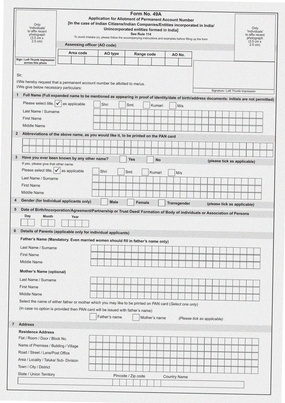
#> input picture pan1_scanned.jpg, 285 x 403 px, shrunk from 1000 x 1414 before the run
$ jupyter execute 'life changer.ipynb'   (Python 2 division)
#> lines starting #> are read from the running program, lines starting #| are printed output that depends on the picture
[cell 1]
#i am going to take a scanned document and then extract relevant data from it. let me see what i can do.
# lets see what is my image.
from skimage.io import imread
import matplotlib.pyplot as plt
from skimage.color import rgb2gray

sample6 = "../pan1_scanned.jpg"
img = rgb2gray(imread(sample6))
#> img: shape (403, 285) float64; min 0.196, max 1, mean 0.876
plt.imshow(img, cmap="gray")
plt.show()

[cell 2]
#first thing is get the doc and fix the skew.
from skimage.filters import sobel
from skimage.util import invert
import numpy as np
from skimage.transform import rotate

sobel_image = invert(sobel(img))
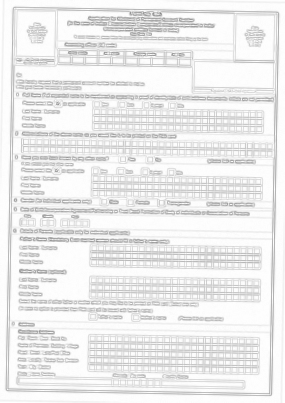
#> sobel_image: shape (403, 285) float64; min 0.526, max 1, mean 0.927

#find the horizontal projection of all the rows in the image
#rotate the image between angles -10 to 10 degrees and find the angle which gives the least median of horizontal projection
def horizontal_projections(sobel_image):
    sum_of_cols = []
    rows,cols = sobel_image.shape
    for row in range(rows-1):
        sum_of_cols.append(np.sum(sobel_image[row,:]))

    return sum_of_cols

rows,cols = sobel_image.shape
#> rows = 403; cols = 285
predicted_angle = 0
highest_hp = 0
for index,angle in enumerate(range(-10,10)):
    hp = horizontal_projections(rotate(sobel_image, angle, cval=1))
    median_hp = np.median(hp)
    if highest_hp < median_hp:
        predicted_angle = angle
        highest_hp = median_hp
#> this loop made 20 passes
#> (median_hp, highest_hp) on passes 1, 12: (264.7, 264.7), (265.7, 265.7)
#> median_hp on passes 2 to 7: 264.4, 264.2, 263.8, 264.2, 264.4, 264.3
#> after the loop, highest_hp = 265.7; predicted_angle = 1

print 'first angle:',predicted_angle
#| first angle: 1
#this first angle gives me an approximate angle where my actual rotation may be present. I will fine tune this
#further with a better angle.

finetuning_range = np.arange(predicted_angle-1.0, predicted_angle+1.0, 0.01)
#> finetuning_range = 200 values from 0 to 1.99
for index,angle in enumerate(finetuning_range):
    hp = horizontal_projections(rotate(sobel_image, angle, cval=1))
    median_hp = np.median(hp)
    if highest_hp < median_hp:
        predicted_angle = angle
        highest_hp = median_hp
#> this loop made 200 passes
#> (median_hp, highest_hp) on passes 98, 102, 103, 104, 108, 109, 110, 111, 116, 117: (265.7, 265.7), (265.7, 265.7), (265.7, 265.7), (265.8, 265.8), (265.8, 265.8), (265.8, 265.8), (265.8, 265.8), (265.9, 265.9), (265.9, 265.9), (266, 266)
#> after the loop, highest_hp = 266; predicted_angle = 1.16

print 'fine tuned angle:',predicted_angle
#| fine tuned angle: 1.16

step1_image = rotate(img, predicted_angle, cval=1)
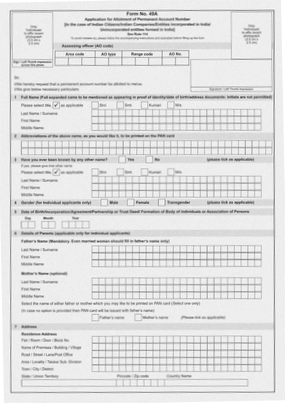
#> step1_image: shape (403, 285) float64; min 0.286, max 1, mean 0.876

fig, ax = plt.subplots(ncols=2, figsize=(20,10))
ax[0].set_title('original image grayscale')
ax[0].imshow(img, cmap="gray")
ax[1].set_title('original image rotated by angle'+str(predicted_angle))
ax[1].imshow(step1_image, cmap="gray")
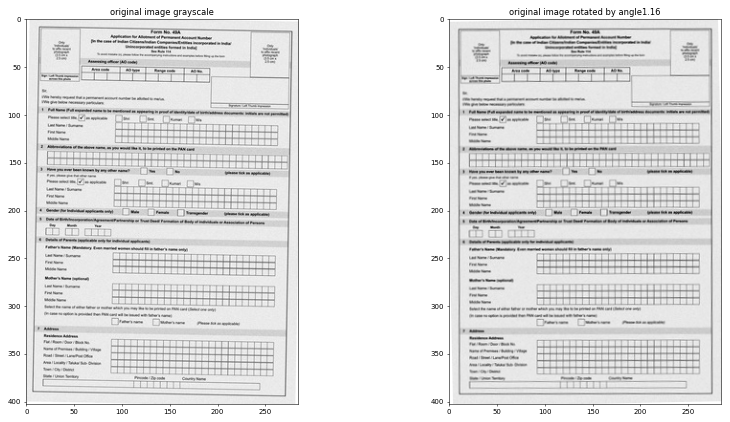
#> figure drawn by matplotlib, 2 panels

[cell 3]
#now i need to find out how much is the image transformed from its template.
#lets get the template and see what it contains.
template = "../pan1.jpg"
template_img = rgb2gray(imread(template))
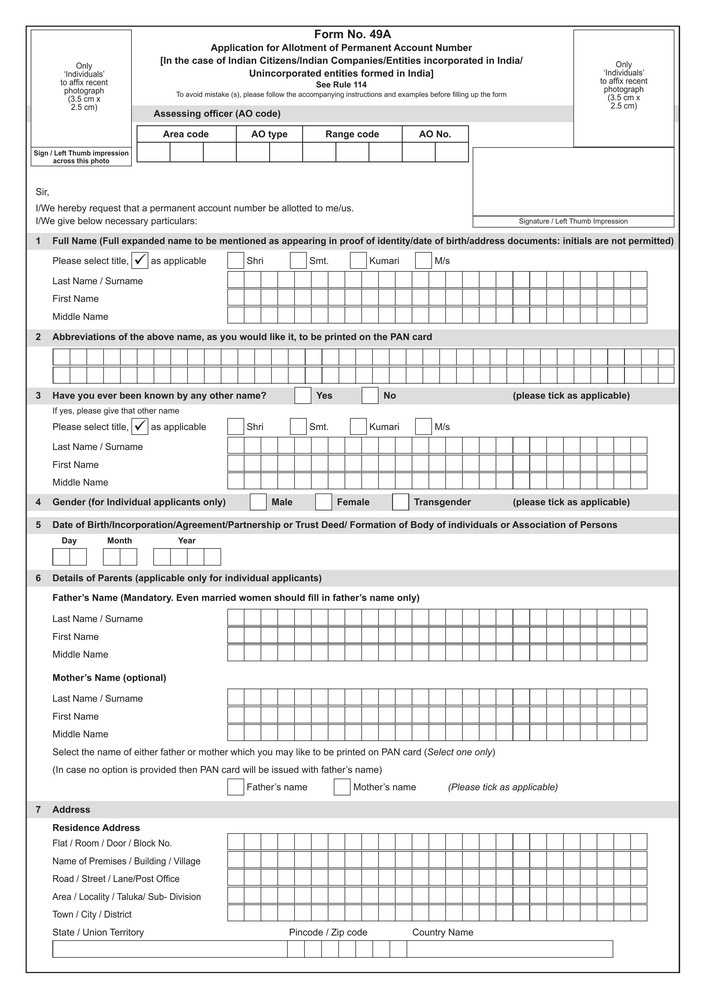
#> input picture pan1.jpg, 706 x 999 px, shrunk from 2481 x 3508 before the run
#> template_img: shape (999, 706) float64; min 0, max 1, mean 0.927
plt.imshow(template_img, cmap="gray")
plt.show()
